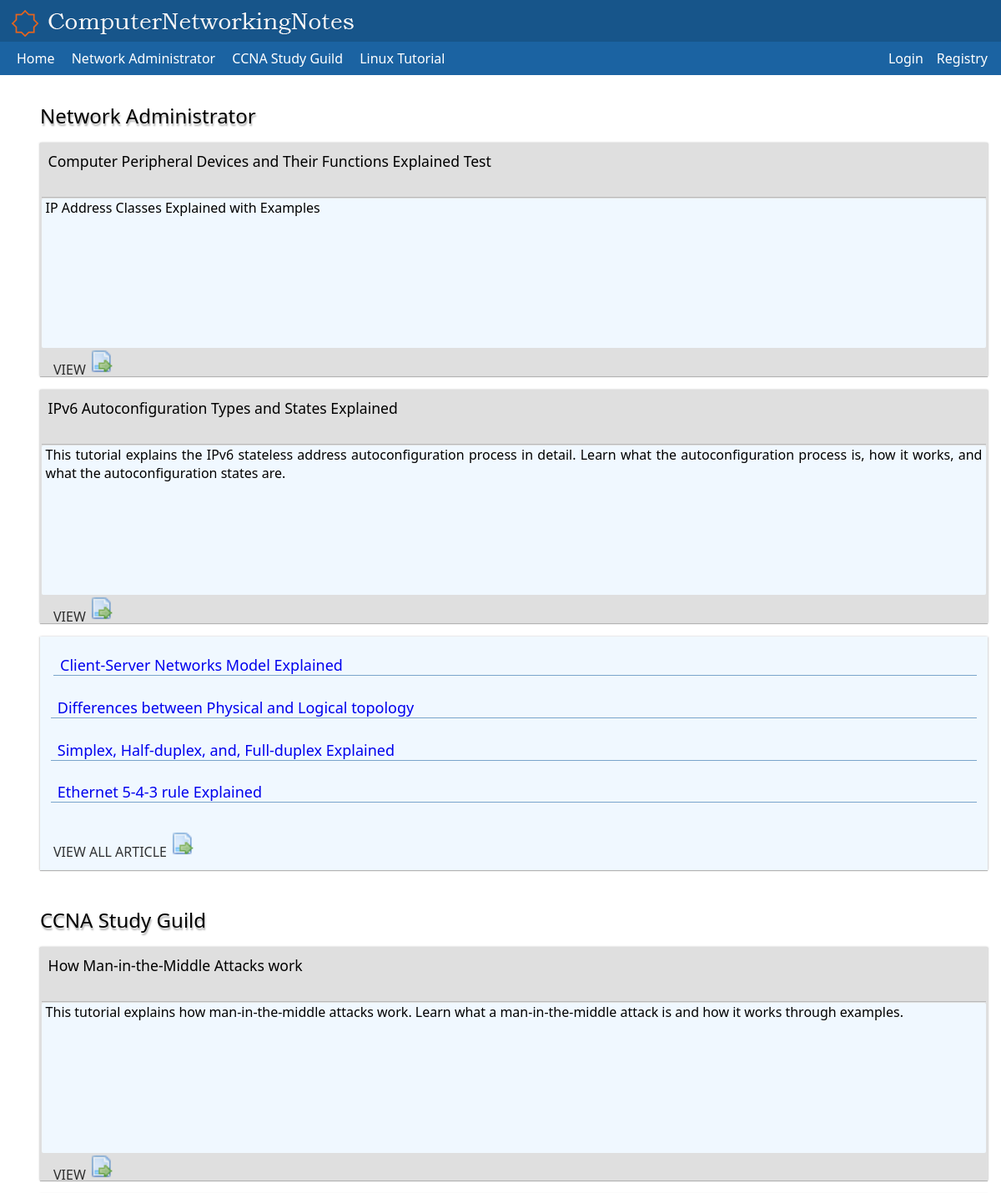
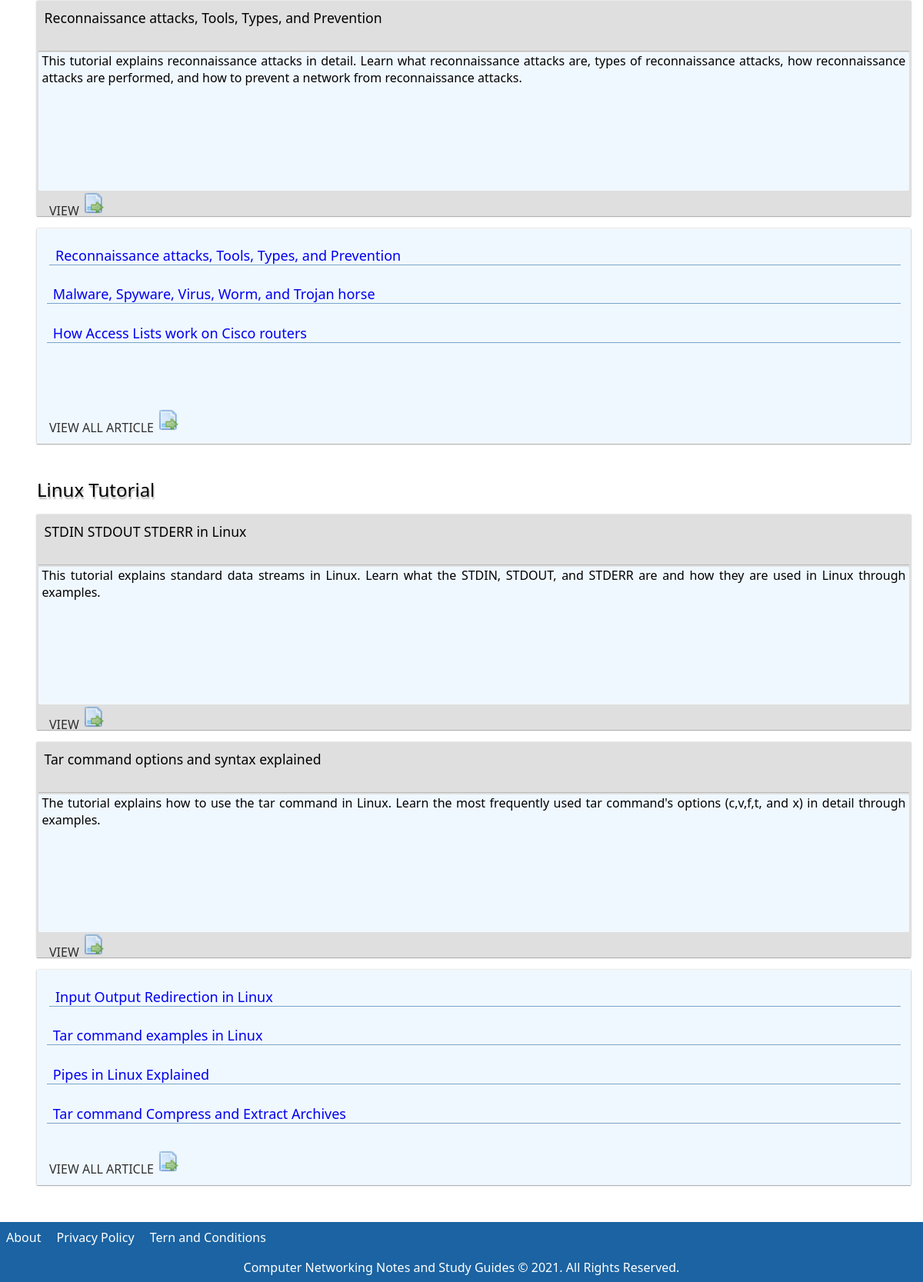
The page / on the database its author committed (2 pictures, top to bottom).
### tables this page shows
CREATE TABLE `posts` (
  `id` int(11) NOT NULL,
  `user_id` int(11) NOT NULL,
  `type` varchar(10) NOT NULL,
  `title` varchar(255) NOT NULL,
  `content` text NOT NULL,
  `mini_text` text,
  `view` int(10) NOT NULL,
  `thumbnail_img_url` varchar(255) NOT NULL,
  `created_at` timestamp NOT NULL DEFAULT CURRENT_TIMESTAMP,
  `updated_at` timestamp NOT NULL DEFAULT CURRENT_TIMESTAMP
);

### mvc/Bridge.php (called while the page is built, shortened)
<?php
spl_autoload_register(function ($class) {
    $class = str_replace('\\', '/', $class);
});
$app = new App();

### mvc/app/core/Controller.php (called while the page is built, shortened)
<?php
class Controller
{
    public function view($view, $data = [])
    {
        require_once "mvc/views/" . $view . ".php";
    }
}

### mvc/app/controllers/HomeController.php (called while the page is built, shortened)
<?php
class HomeController extends Controller
{
    public function index()
    {
        $networks = Post::query("SELECT * FROM `posts` WHERE `type` = 'network' ORDER BY `created_at` DESC LIMIT 1,10");
        $ccna = Post::query("SELECT * FROM `posts` WHERE `type` = 'ccna' ORDER BY `created_at` DESC LIMIT 1,10");
        $linux = Post::query("SELECT * FROM `posts` WHERE `type` = 'linux' ORDER BY `created_at` DESC LIMIT 1,10");
        return $this->view('layouts/app', ['page' => 'home', 'network' => $networks, 'ccna' => $ccna, 'linux' => $linux]);
    }
};

### index.php (called while the page is built)
<?php
require_once (__DIR__.'/mvc/Bridge.php');

### mvc/app/core/Asset.php (called while the page is built, shortened)
<?php
class Asset
{
    public static function asset($fileName)
    {
        return Asset::url() . "/mvc/public/" . $fileName;
    }
    public static function url()
    {
        return "http://" .$_SERVER['SERVER_NAME'];
    }
}

### mvc/app/core/Model.php (called while the page is built, shortened)
<?php
class Model extends Database
{
    public static function query($sql)
    {
        $database = new Database();
        $results = [];
        $result = $database->conn->query($sql);
        while ($row = $result->fetch(PDO::FETCH_ASSOC)) {
            array_push($results, $row);
        };
        return $results;
    }
}

### mvc/config/Database.php (called while the page is built, shortened)
<?php
class Database
{
    private $DBHOST = 'localhost';
    private $DBNAME = 'forum';
    private $DBUSERNAME = 'root';
    private $DBPASSWORD = '';
    public function __construct()
    {
        try {
            $this->conn = new PDO("mysql:host=$this->DBHOST;dbname=$this->DBNAME", $this->DBUSERNAME, $this->DBPASSWORD);
        } catch (PDOException $pe) {
            die("Could not connect to the database $this->DBNAME :" . $pe->getMessage());
        }
    }
}

### mvc/views/home.php (the view, shortened to what this page needs)
<main id="main">
    <h3 class=""><a href="#">Network Administrator</a></h3>
    <div class="d-flex justify-content-space mt-3">
        <?php
        for ($i = 0; $i < 2; $i++) : ?>
            <article class="item mr-5 border-ccc">
                <div class="item-heading p-2 m-2">
                    <a href="network/show/<?= $data['network'][$i]['id'] ?>"><?= $data['network'][$i]['title'] ?></a>
                </div>
                <div class="item-content mr-5 ml-5">
                    <p class="pr-5 pl-5"><?= $data['network'][$i]['mini_text'] ?></p>
                </div>
                <div class="item-footer mr-5 ml-5 d-flex justify-content-end">
                    <a href="network/show/<?= $data['network'][$i]['id'] ?>" class="d-flex">
                        <p class="pt-2">VIEW</p>
                        <img src="<?= Asset::asset('img/iconview.png') ?>" class="mr-2" title="view" alt="view icon">
                    </a>
                </div>
            </article>
        <?php endfor; ?>
        <article id="item-article" class="item-article mr-5 pt-2">
            <div class="list-article">
                <ul>
                    <?php for ($i = 2; $i < 6; $i++) : ?>
                        <li class="p-3">
                            <div class="item-list-article">
                                <a href="network/show/<?= $data['network'][$i]['id'] ?>">
                                    <?= $data['network'][$i]['title'] ?>
                                </a>
                            </div>
                        </li>
                    <?php endfor; ?>
                </ul>
            </div>
            <div id="view-article" class="item-footer mr-5 ml-5 d-flex justify-content-end">
                <a href="./network" class="d-flex">
                    <p class="pt-2">VIEW ALL ARTICLE</p>
                    <img src="<?= Asset::asset('img/iconview.png') ?>" class="mr-2" title="view" alt="view icon">
                </a>
            </div>
        </article>
    </div>
    <h3 class="mt-5"><a href="#">CCNA Study Guild</a></h3>
    <div class="d-flex justify-content-space mt-3">
        <?php for ($i = 0; $i < 2; $i++) : ?>
            <article class="item mr-5 border-ccc">
                <div class="item-heading p-2 m-2">
                    <a href="ccna/show/<?= $data['ccna'][$i]['id'] ?>"><?= $data['ccna'][$i]['title'] ?></a>
                </div>
                <div class="item-content mr-5 ml-5">
                    <p class="pr-5 pl-5"><?= $data['ccna'][$i]['mini_text'] ?></p>
                </div>
                <div class="item-footer mr-5 ml-5 d-flex justify-content-end">
                    <a href="ccna/show/<?= $data['ccna'][$i]['id'] ?>" class="d-flex">
                        <p class="pt-2">VIEW</p>
                        <img src="<?= Asset::asset('img/iconview.png') ?>" class="mr-2" title="view" alt="view icon">
                    </a>
                </div>
            </article>
        <?php endfor; ?>
        <article id="item-article" class="item-article mr-5 pt-2">
            <div class="list-article">
                <ul>
                    <?php for ($i = 2; $i < 6; $i++) : ?>
                        <?php if (isset($data['ccna'][$i])) : ?>
                            <li class="p-3">
                                <div class="item-list-article">
                                    <a href="ccna/show/<?= $data['ccna'][$i]['id'] ?>">
                                        <?= $data['ccna'][$i]['title'] ?>
                                    </a>
                                </div>
                            </li>
                        <?php endif ?>
                    <?php endfor; ?>
                </ul>
            </div>
            <div id="view-article" class="item-footer mr-5 ml-5 d-flex justify-content-end">
                <a href="./ccna" class="d-flex">
                    <p class="pt-2">VIEW ALL ARTICLE</p>
                    <img src="<?= Asset::asset('img/iconview.png') ?>" class="mr-2" title="view" alt="view icon">
                </a>
            </div>
        </article>
    </div>
    <h3 class="mt-5"><a href="#">Linux Tutorial</a></h3>
    <div class="d-flex justify-content-space mt-3">
        <?php for ($i = 0; $i < 2; $i++) : ?>
            <article class="item mr-5 border-ccc">
                <div class="item-heading p-2 m-2">
                    <a href="linux/show/<?= $data['linux'][$i]['id'] ?>"><?= $data['linux'][$i]['title'] ?></a>
                </div>
                <div class="item-content mr-5 ml-5">
                    <p class="pr-5 pl-5"><?= $data['linux'][$i]['mini_text'] ?></p>
                </div>
                <div class="item-footer mr-5 ml-5 d-flex justify-content-end">
                    <a href="linux/show/<?= $data['linux'][$i]['id'] ?>" class="d-flex">
                        <p class="pt-2">VIEW</p>
                        <img src="<?= Asset::asset('img/iconview.png') ?>" class="mr-2" title="view" alt="view icon">
                    </a>
                </div>
            </article>
        <?php endfor; ?>
        <article id="item-article" class="item-article mr-5 pt-2">
            <div class="list-article">
                <ul>
                    <?php for ($i = 2; $i < 6; $i++) : ?>
                        <li class="p-3">
                            <div class="item-list-article">
                                <a href="linux/show/<?= $data['linux'][$i]['id'] ?>">
                                    <?= $data['linux'][$i]['title'] ?>
                                </a>
                            </div>
                        </li>
                    <?php endfor; ?>
                </ul>
            </div>
            <div id="view-article" class="item-footer mr-5 ml-5 d-flex justify-content-end">
                <a href="./linux" class="d-flex">
                    <p class="pt-2">VIEW ALL ARTICLE</p>
                    <img src="<?= Asset::asset('img/iconview.png') ?>" class="mr-2" title="view" alt="view icon">
                </a>
            </div>
        </article>
    </div>
</main>

### mvc/app/core/App.php (shortened to what this page needs)
<?php
class App
{
    protected $controller;
    protected $params = [];
    protected $action;
    public function __construct()
    {
        $array = $this->urlProcess();
        $this->controller = $this->setController('HomeController');
        $this->action = $this->setAction('index');
        $array ? $this->params = array_values($array) : [];
        if (method_exists($this->controller, $this->action)) {
            call_user_func_array([$this->controller, $this->action], $this->params);
        }
    }
    public function setController($controller)
    {
        $this->controller = ucfirst($controller);
        $classController = new $newController();
        return $classController;
    }
    public function setAction($action)
    {
        return $this->action = strtolower($action);
    }
    protected function urlProcess()
    {
        if (isset($_GET['url'])) {
            $u = $_GET['url'];
            return $url = explode('/', trim($u));
        } else {
            return [0 => $this->controller, 1 => $this->action];
        }
    }
};

### mvc/views/layouts/app.php (shortened to what this page needs)
<!DOCTYPE html>
<html lang="en">
<head>
    <link rel="stylesheet" href="<?=Asset::asset('css/common.css') ?>">
    <link rel="stylesheet" href="<?=Asset::asset('css/header.css') ?>">
    <link rel="stylesheet" href="<?=Asset::asset('css/main.css') ?>">
    <link rel="stylesheet" href="<?=Asset::asset('css/footer.css') ?>">
    <link rel="stylesheet" href="<?=Asset::asset('css/login.css') ?>">
    <link rel="stylesheet" href="<?=Asset::asset('css/editor.css') ?>">
    <link rel="stylesheet" href="<?=Asset::asset('css/responsive.css') ?>">
</head>
<body>
<?php require_once 'mvc/views/layouts/header.php' ?>
<?php require_once "mvc/views/{$data['page']}.php" ?>
<?php require_once 'mvc/views/layouts/footer.php' ?>
</body>
</html>

### mvc/views/layouts/header.php (shortened to what this page needs)
<header id="header">
    <div id="logo" class="d-flex justify-content-space">
        <a href="/" style="margin-top: 0.5rem;">
            <img src="<?=Asset::asset('/img/logo.png'); ?>">
        </a>
    </div>
    <nav id="nav-menu" class="d-flex justify-content-space">
        <ul>
            <li><a href="<?=Asset::url()?>/home">Home</a></li>
            <li><a href="<?=Asset::url()?>/network">Network Administrator</a></li>
            <li><a href="<?=Asset::url()?>/ccna">CCNA Study Guild</a></li>
            <li><a href="<?=Asset::url()?>/linux">Linux Tutorial</a></li>
        </ul>
        <div class="d-flex justify-content-end" id="user">
            <?php if (!isset($_SESSION['user'])) : ?>
                <a href="<?=Asset::url()?>/authentication/login" style="color: white; margin-right: 1rem">Login</a>
                <a href="<?=Asset::url()?>/authentication/registry" href="#" style="color: white; margin-right: 1rem">Registry</a>
            <?php endif; ?>
        </div>
    </nav>
</header>

### mvc/views/layouts/footer.php
<footer id="footer">
    <div id="navbar-bottom-menu" class="d-flex justify-content-center">
        <nav id="bottom-menu">
            <ul>
                <li><a href="#">About</a></li>
                <li><a href="#">Privacy Policy</a></li>
                <li><a href="#">Tern and Conditions</a></li>
            </ul>
        </nav>
    </div>
    <p style="text-align: center">Computer Networking Notes and Study Guides © 2021. All Rights Reserved.</p>
</footer>

### mvc/public/css/common.css (style rules this page uses)
.mt-5 { margin-top: 1.7rem; }
.mt-3 { margin-top: 1rem; }
.mr-5 { margin-right: 0.1rem; }
.ml-5 { margin-left: 0.1rem; }
.m-2 { margin: 2px; }
.mr-2 { margin-right: 0.1rem; }
.pt-2 { padding-top: 0.1rem; }
.pr-5 { padding-right: 5px; }
.pl-5 { padding-left: 5px; }
.p-2 { padding: 0.5rem; }
.p-3 { padding: 0.8rem; }
.d-flex { display: flex; flex-direction: row; }
.justify-content-space { justify-content: space-between; }
.justify-content-center { justify-content: center; }
.justify-content-end { justify-content: end; }

### mvc/public/css/header.css (style rules this page uses)
* { margin: 0px; padding: 0px; box-sizing: border-box; font-family: "Segoe UI", Arial, sans-serif; }
#logo { height: 50px; background-color: #17558a; }
#nav-menu, #footer { background-color: #1b63a2; }
#nav-menu { height: 2.5rem; position: sticky; }
#nav-menu ul { list-style-type: none; }
#nav-menu ul li, #footer ul li { display: inline-block; line-height: 40px; }
#nav-menu ul li:first-child a { padding-left: 20px; }
#nav-menu ul li a, #bottom-menu ul li a, #footer p { text-decoration: none; color: white; padding: 8px; }
#user a { line-height: 2.5rem; text-decoration: none; }

### mvc/public/css/main.css (style rules this page uses)
#main { margin: 0.5rem 2rem; }
#main > h3 { font-size: x-large; font-weight: normal; font-family: "Segoe UI", Arial, sans-serif; }
#main > h3 > a { text-decoration: none; color: black; text-shadow: rgba(0, 0, 0, 0.3) 1px 3px 2px; margin-left: 1rem; }
article { box-shadow: rgba(1, 1, 1, 0.12) -1px 0px 2px 0px, rgba(1, 1, 1, 0.12) 1px 0px 2px 0px, rgba(1, 1, 1, 0.24) 0px 1px 1px 0px; width: 25rem; margin-left: 1rem; height: 17.5rem; background-color: rgb(223, 223, 223); }
.item-heading { margin: 0.1rem; border-bottom: 1px solid rgb(185, 185, 185); height: 4rem; }
.item-heading > a { text-decoration: none; font-size: 1.1rem; color: black; }
.item-content { height: 64%; background-color: aliceblue; border-radius: 2px; border-top: 1px black; }
.item-content > p { overflow-wrap: anywhere; text-align: justify; overflow: hidden; }
.item-footer { height: 10%; border-top: 2px black; }
.item-footer > a { text-decoration: none; line-height: 1rem; color: black; opacity: 0.8; }
.item-footer > a > img { height: 2rem; width: 2rem; }
.item-footer > a > p { padding-top: 0.5rem; }
h1, h2, h3 { text-shadow: rgba(0, 0, 0, 0.3) 1px 3px 2px; }

### mvc/public/css/footer.css (style rules this page uses)
#footer p { text-align: center; }
#item-article { width: 50%; background-color: aliceblue; }
#item-article ul { list-style-type: none; }
#view-article { bottom: 0px; }
.list-article { height: 80%; }
.list-article ul { list-style-type: none; }
.list-article ul li a { border-left-width: 0.5rem; }
.list-article ul li a { text-decoration: none; font-size: large; }
.list-article ul li:first-child { margin-top: 0.5rem; padding-left: 1rem; }
.list-article ul li div { border-bottom: 0.08rem solid #7aa5cb; }
.list-article ul li div a { padding-left: 0.5rem; padding-bottom: 1rem; }

### mvc/public/css/responsive.css (style rules this page uses)
@media only screen and (min-width:600px) and (max-width: 1200px) { .item { min-width: 100%; } }
@media only screen and (min-width:600px) and (max-width: 1200px) { #main { min-width: 90% !important; max-width: 100% !important; margin: 2rem !important; } }
@media only screen and (min-width:600px) and (max-width: 1200px) { #logo { max-width: 100%; } }
@media only screen and (min-width:600px) and (max-width: 1200px) { #header { min-width: 90% !important; } }
@media only screen and (min-width:600px) and (max-width: 1200px) { .d-flex { flex-direction: column; } }
@media only screen and (min-width:600px) and (max-width: 1200px) { #user { margin-top: -2.5rem; flex-direction: row; } }
@media only screen and (min-width:600px) and (max-width: 1200px) { #user>a { margin-top: -2.5rem; flex-direction: row; } }
@media only screen and (min-width:600px) and (max-width: 1200px) { article { margin-bottom: 1rem; } }
@media only screen and (min-width:600px) and (max-width: 1200px) { .item-footer { margin-left: 1rem; margin-bottom: 1rem !important; } }
@media only screen and (min-width:600px) and (max-width: 1200px) { .item-footer, .item-footer a, .item-footer > a > p { display: inline !important; } }
@media only screen and (min-width:600px) and (max-width: 1200px) { #item-article { width: 100% !important; } }

### rows shown on the page
posts: title "Computer Peripheral Devices and Their Functions Explained Test", mini_text "IP Address Classes Explained with Examples"
posts: title "IPv6 Autoconfiguration Types and States Explained", mini_text "This tutorial explains the IPv6 stateless address autoconfiguration process in detail. Learn what the autoconfiguration process is, how it works, and what the autoconfiguration states are."
posts: title "Client-Server Networks Model Explained"
posts: title "Differences between Physical and Logical topology"
posts: title "Simplex, Half-duplex, and, Full-duplex Explained"
posts: title "Ethernet 5-4-3 rule Explained"
posts: title "How Man-in-the-Middle Attacks work", mini_text "This tutorial explains how man-in-the-middle attacks work. Learn what a man-in-the-middle attack is and how it works through examples."
posts: title "Reconnaissance attacks, Tools, Types, and Prevention", mini_text "This tutorial explains reconnaissance attacks in detail. Learn what reconnaissance attacks are, types of reconnaissance attacks, how reconnaissance attacks are performed, and how to prevent a network from reconnaissance attacks."
posts: title "Reconnaissance attacks, Tools, Types, and Prevention"
posts: title "Malware, Spyware, Virus, Worm, and Trojan horse"
posts: title "How Access Lists work on Cisco routers"
posts: title "STDIN STDOUT STDERR in Linux", mini_text "This tutorial explains standard data streams in Linux. Learn what the STDIN, STDOUT, and STDERR are and how they are used in Linux through examples."
posts: title "Tar command options and syntax explained", mini_text "The tutorial explains how to use the tar command in Linux. Learn the most frequently used tar command's options (c,v,f,t, and x) in detail through examples."
posts: title "Input Output Redirection in Linux"
posts: title "Tar command examples in Linux"
posts: title "Pipes in Linux Explained"
posts: title "Tar command Compress and Extract Archives"
